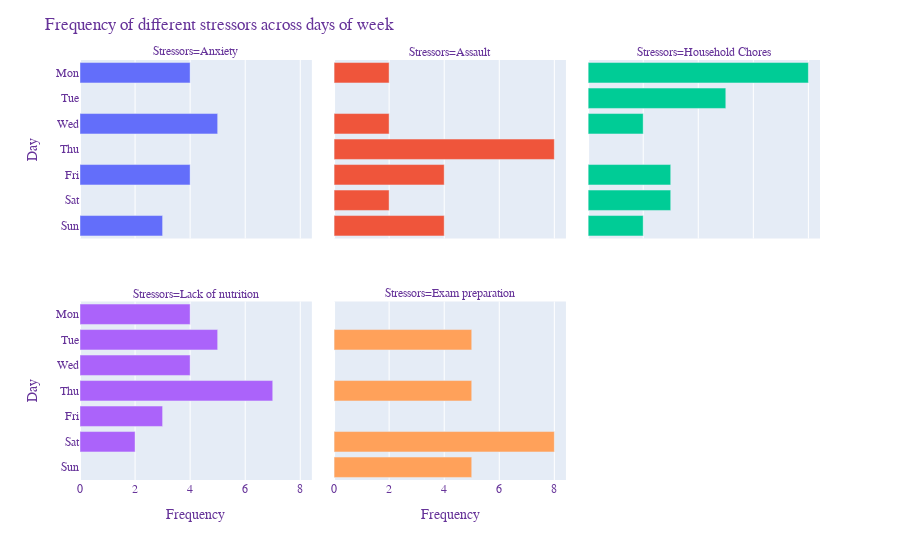

The cell this chart's notebook holds for it:
### Code cell
import plotly.express as px
import pandas as pd
import plotly.graph_objects as go
import pandas as pd
from pandas.api.types import CategoricalDtype
                       
cats = [ 'Mon', 'Tue', 'Wed', 'Thu', 'Fri', 'Sat', 'Sun']
df = pd.read_csv("Stressors_weekdays_timeofday.csv")
temp3=df.groupby(['Day','Stressors'], as_index=False)['Frequency'].sum()
temp3['Day'] = pd.Categorical(temp3['Day'], categories=cats, ordered=True)
temp3 = temp3.sort_values(['Day'])
fig5 = px.bar(temp3, x="Frequency", y="Day", facet_col="Stressors", orientation='h',
             color="Stressors",facet_col_spacing=0.03,facet_row_spacing=0.15,facet_col_wrap=3,
              category_orders={"Day":cats}
            )


fig5.update_layout(barmode='overlay')
# fig.update_yaxes(matches=None)
# fig9.update_yaxes( secondary_y=False)
# fig7.update_xaxes( secondary_x=False)
fig5.update_layout(showlegend=False)
# fig9.update_xaxes(showgrid=True, ticks="outside")
# fig9.update_yaxes(showgrid=True, ticks="outside")

fig5.update_layout(
    
    xaxis_title="Frequency",
    title="Frequency of different stressors across days of week",
    legend_title="Week",
    font=dict(
        family="Courier New, monospace",
        size=12,
        color="RebeccaPurple"
    )
)
# fig9.show()

### Figure 1 — Plotly figure (JSON) as saved in the notebook; plotly's stock layout.template omitted (floating-point values rounded to 4 significant figures)
{"data": [{"alignmentgroup": "True", "hovertemplate": "Stressors=Anxiety<br>Frequency=%{x}<br>Day=%{y}<extra></extra>", "legendgroup": "Anxiety", "marker": {"color": "#636efa"}, "name": "Anxiety", "offsetgroup": "Anxiety", "orientation": "h", "showlegend": true, "textposition": "auto", "type": "bar", "x": [4, 5, 4, 3], "xaxis": "x4", "y": ["Mon", "Wed", "Fri", "Sun"], "yaxis": "y4"}, {"alignmentgroup": "True", "hovertemplate": "Stressors=Assault<br>Frequency=%{x}<br>Day=%{y}<extra></extra>", "legendgroup": "Assault", "marker": {"color": "#EF553B"}, "name": "Assault", "offsetgroup": "Assault", "orientation": "h", "showlegend": true, "textposition": "auto", "type": "bar", "x": [2, 2, 8, 4, 2, 4], "xaxis": "x5", "y": ["Mon", "Wed", "Thu", "Fri", "Sat", "Sun"], "yaxis": "y5"}, {"alignmentgroup": "True", "hovertemplate": "Stressors=Household Chores<br>Frequency=%{x}<br>Day=%{y}<extra></extra>", "legendgroup": "Household Chores", "marker": {"color": "#00cc96"}, "name": "Household Chores", "offsetgroup": "Household Chores", "orientation": "h", "showlegend": true, "textposition": "auto", "type": "bar", "x": [8, 5, 2, 3, 3, 2], "xaxis": "x6", "y": ["Mon", "Tue", "Wed", "Fri", "Sat", "Sun"], "yaxis": "y6"}, {"alignmentgroup": "True", "hovertemplate": "Stressors=Lack of nutrition<br>Frequency=%{x}<br>Day=%{y}<extra></extra>", "legendgroup": "Lack of nutrition", "marker": {"color": "#ab63fa"}, "name": "Lack of nutrition", "offsetgroup": "Lack of nutrition", "orientation": "h", "showlegend": true, "textposition": "auto", "type": "bar", "x": [4, 5, 4, 7, 3, 2], "xaxis": "x", "y": ["Mon", "Tue", "Wed", "Thu", "Fri", "Sat"], "yaxis": "y"}, {"alignmentgroup": "True", "hovertemplate": "Stressors=Exam preparation<br>Frequency=%{x}<br>Day=%{y}<extra></extra>", "legendgroup": "Exam preparation", "marker": {"color": "#FFA15A"}, "name": "Exam preparation", "offsetgroup": "Exam preparation", "orientation": "h", "showlegend": true, "textposition": "auto", "type": "bar", "x": [5, 5, 8, 5], "xaxis": "x2", "y": ["Tue", "Thu", "Sat", "Sun"], "yaxis": "y2"}], "layout": {"annotations": [{"font": {}, "showarrow": false, "text": "Stressors=Lack of nutrition", "x": 0.1567, "xanchor": "center", "xref": "paper", "y": 0.425, "yanchor": "bottom", "yref": "paper"}, {"font": {}, "showarrow": false, "text": "Stressors=Exam preparation", "x": 0.5, "xanchor": "center", "xref": "paper", "y": 0.425, "yanchor": "bottom", "yref": "paper"}, {"font": {}, "showarrow": false, "text": "Stressors=Anxiety", "x": 0.1567, "xanchor": "center", "xref": "paper", "y": 1, "yanchor": "bottom", "yref": "paper"}, {"font": {}, "showarrow": false, "text": "Stressors=Assault", "x": 0.5, "xanchor": "center", "xref": "paper", "y": 1, "yanchor": "bottom", "yref": "paper"}, {"font": {}, "showarrow": false, "text": "Stressors=Household Chores", "x": 0.8433, "xanchor": "center", "xref": "paper", "y": 1, "yanchor": "bottom", "yref": "paper"}], "barmode": "overlay", "font": {"color": "RebeccaPurple", "family": "Courier New, monospace", "size": 12}, "legend": {"title": {"text": "Week"}, "tracegroupgap": 0}, "margin": {"t": 60}, "showlegend": false, "title": {"text": "Frequency of different stressors across days of week"}, "xaxis": {"anchor": "y", "domain": [0, 0.3133], "title": {"text": "Frequency"}}, "xaxis2": {"anchor": "y2", "domain": [0.3433, 0.6567], "matches": "x", "title": {"text": "Frequency"}}, "xaxis3": {"anchor": "y3", "domain": [0.6867, 1.0], "matches": "x", "title": {"text": "Frequency"}}, "xaxis4": {"anchor": "y4", "domain": [0, 0.3133], "matches": "x", "showticklabels": false}, "xaxis5": {"anchor": "y5", "domain": [0.3433, 0.6567], "matches": "x", "showticklabels": false}, "xaxis6": {"anchor": "y6", "domain": [0.6867, 1.0], "matches": "x", "showticklabels": false}, "yaxis": {"anchor": "x", "categoryarray": ["Sun", "Sat", "Fri", "Thu", "Wed", "Tue", "Mon"], "categoryorder": "array", "domain": [0, 0.425], "title": {"text": "Day"}}, "yaxis2": {"anchor": "x2", "domain": [0, 0.425], "matches": "y", "showticklabels": false}, "yaxis3": {"anchor": "x3", "domain": [0, 0.425], "matches": "y", "showticklabels": false}, "yaxis4": {"anchor": "x4", "categoryarray": ["Sun", "Sat", "Fri", "Thu", "Wed", "Tue", "Mon"], "categoryorder": "array", "domain": [0.575, 1], "matches": "y", "title": {"text": "Day"}}, "yaxis5": {"anchor": "x5", "domain": [0.575, 1], "matches": "y", "showticklabels": false}, "yaxis6": {"anchor": "x6", "domain": [0.575, 1], "matches": "y", "showticklabels": false}}}
